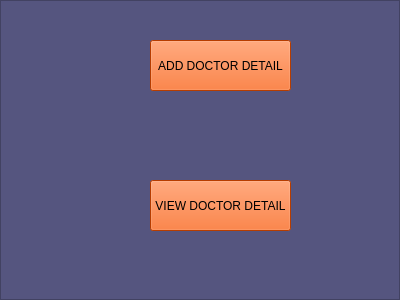
<?xml version="1.0" encoding="UTF-8"?>
<ui version="4.0">
 <class>Frame</class>
 <widget class="QFrame" name="Frame">
  <property name="geometry">
   <rect>
    <x>0</x>
    <y>0</y>
    <width>400</width>
    <height>300</height>
   </rect>
  </property>
  <property name="windowTitle">
   <string>Frame</string>
  </property>
  <property name="styleSheet">
   <string notr="true">background-color: rgb(85, 85, 127);</string>
  </property>
  <property name="frameShape">
   <enum>QFrame::StyledPanel</enum>
  </property>
  <property name="frameShadow">
   <enum>QFrame::Raised</enum>
  </property>
  <widget class="QPushButton" name="btnadd">
   <property name="geometry">
    <rect>
     <x>150</x>
     <y>40</y>
     <width>141</width>
     <height>51</height>
    </rect>
   </property>
   <property name="styleSheet">
    <string notr="true">background-color: rgb(255, 85, 0);</string>
   </property>
   <property name="text">
    <string>ADD DOCTOR DETAIL</string>
   </property>
  </widget>
  <widget class="QPushButton" name="btnview">
   <property name="geometry">
    <rect>
     <x>150</x>
     <y>180</y>
     <width>141</width>
     <height>51</height>
    </rect>
   </property>
   <property name="styleSheet">
    <string notr="true">background-color: rgb(255, 85, 0);</string>
   </property>
   <property name="text">
    <string>VIEW DOCTOR DETAIL</string>
   </property>
  </widget>
 </widget>
 <resources/>
 <connections/>
</ui>
